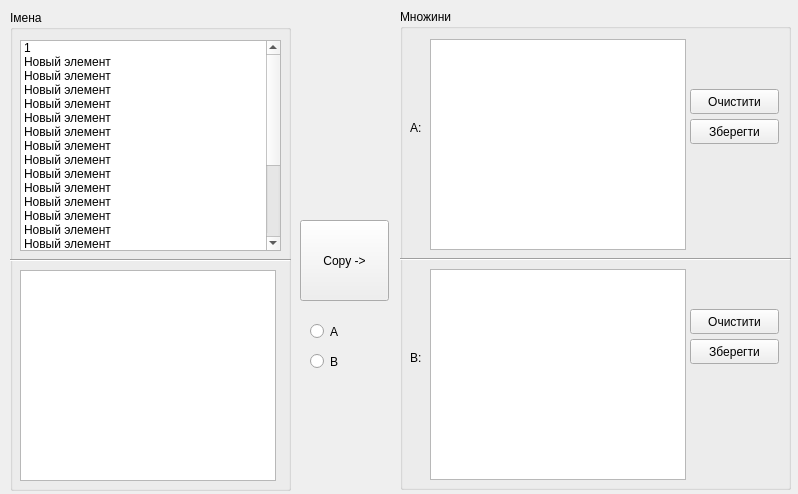
<?xml version="1.0" encoding="UTF-8"?>
<ui version="4.0">
 <class>Form</class>
 <widget class="QWidget" name="Form">
  <property name="geometry">
   <rect>
    <x>0</x>
    <y>0</y>
    <width>798</width>
    <height>494</height>
   </rect>
  </property>
  <property name="windowTitle">
   <string>Вікно 2</string>
  </property>
  <widget class="QGroupBox" name="groupBox">
   <property name="geometry">
    <rect>
     <x>10</x>
     <y>10</y>
     <width>281</width>
     <height>481</height>
    </rect>
   </property>
   <property name="title">
    <string>Імена</string>
   </property>
   <widget class="QListWidget" name="listWidget">
    <property name="geometry">
     <rect>
      <x>10</x>
      <y>30</y>
      <width>261</width>
      <height>211</height>
     </rect>
    </property>
    <item>
     <property name="text">
      <string>1</string>
     </property>
    </item>
    <item>
     <property name="text">
      <string>Новый элемент</string>
     </property>
    </item>
    <item>
     <property name="text">
      <string>Новый элемент</string>
     </property>
    </item>
    <item>
     <property name="text">
      <string>Новый элемент</string>
     </property>
    </item>
    <item>
     <property name="text">
      <string>Новый элемент</string>
     </property>
    </item>
    <item>
     <property name="text">
      <string>Новый элемент</string>
     </property>
    </item>
    <item>
     <property name="text">
      <string>Новый элемент</string>
     </property>
    </item>
    <item>
     <property name="text">
      <string>Новый элемент</string>
     </property>
    </item>
    <item>
     <property name="text">
      <string>Новый элемент</string>
     </property>
    </item>
    <item>
     <property name="text">
      <string>Новый элемент</string>
     </property>
    </item>
    <item>
     <property name="text">
      <string>Новый элемент</string>
     </property>
    </item>
    <item>
     <property name="text">
      <string>Новый элемент</string>
     </property>
    </item>
    <item>
     <property name="text">
      <string>Новый элемент</string>
     </property>
    </item>
    <item>
     <property name="text">
      <string>Новый элемент</string>
     </property>
    </item>
    <item>
     <property name="text">
      <string>Новый элемент</string>
     </property>
    </item>
    <item>
     <property name="text">
      <string>Новый элемент</string>
     </property>
    </item>
    <item>
     <property name="text">
      <string>Новый элемент</string>
     </property>
    </item>
    <item>
     <property name="text">
      <string>Новый элемент</string>
     </property>
    </item>
    <item>
     <property name="text">
      <string>Новый элемент</string>
     </property>
    </item>
    <item>
     <property name="text">
      <string>Новый элемент</string>
     </property>
    </item>
    <item>
     <property name="text">
      <string>Новый элемент</string>
     </property>
    </item>
    <item>
     <property name="text">
      <string>Новый элемент</string>
     </property>
    </item>
    <item>
     <property name="text">
      <string>Новый элемент</string>
     </property>
    </item>
   </widget>
   <widget class="QListWidget" name="listWidget_2">
    <property name="geometry">
     <rect>
      <x>10</x>
      <y>260</y>
      <width>256</width>
      <height>211</height>
     </rect>
    </property>
   </widget>
   <widget class="Line" name="line_2">
    <property name="geometry">
     <rect>
      <x>0</x>
      <y>240</y>
      <width>281</width>
      <height>21</height>
     </rect>
    </property>
    <property name="orientation">
     <enum>Qt::Horizontal</enum>
    </property>
   </widget>
  </widget>
  <widget class="QRadioButton" name="radioButton">
   <property name="geometry">
    <rect>
     <x>310</x>
     <y>320</y>
     <width>41</width>
     <height>23</height>
    </rect>
   </property>
   <property name="text">
    <string>A</string>
   </property>
  </widget>
  <widget class="QRadioButton" name="radioButton_2">
   <property name="geometry">
    <rect>
     <x>310</x>
     <y>350</y>
     <width>41</width>
     <height>23</height>
    </rect>
   </property>
   <property name="text">
    <string>B</string>
   </property>
  </widget>
  <widget class="QPushButton" name="pushButton">
   <property name="geometry">
    <rect>
     <x>300</x>
     <y>220</y>
     <width>89</width>
     <height>81</height>
    </rect>
   </property>
   <property name="text">
    <string>Copy -&gt;</string>
   </property>
  </widget>
  <widget class="QGroupBox" name="groupBox_2">
   <property name="geometry">
    <rect>
     <x>400</x>
     <y>9</y>
     <width>391</width>
     <height>481</height>
    </rect>
   </property>
   <property name="title">
    <string>Множини</string>
   </property>
   <widget class="QListWidget" name="listWidget_3">
    <property name="geometry">
     <rect>
      <x>30</x>
      <y>30</y>
      <width>256</width>
      <height>211</height>
     </rect>
    </property>
   </widget>
   <widget class="QLabel" name="label">
    <property name="geometry">
     <rect>
      <x>10</x>
      <y>110</y>
      <width>16</width>
      <height>17</height>
     </rect>
    </property>
    <property name="text">
     <string>A:</string>
    </property>
   </widget>
   <widget class="QListWidget" name="listWidget_4">
    <property name="geometry">
     <rect>
      <x>30</x>
      <y>260</y>
      <width>256</width>
      <height>211</height>
     </rect>
    </property>
   </widget>
   <widget class="QLabel" name="label_2">
    <property name="geometry">
     <rect>
      <x>10</x>
      <y>340</y>
      <width>16</width>
      <height>17</height>
     </rect>
    </property>
    <property name="text">
     <string>B:</string>
    </property>
   </widget>
   <widget class="QPushButton" name="pushButton_2">
    <property name="geometry">
     <rect>
      <x>290</x>
      <y>80</y>
      <width>89</width>
      <height>25</height>
     </rect>
    </property>
    <property name="text">
     <string>Очистити</string>
    </property>
   </widget>
   <widget class="QPushButton" name="pushButton_3">
    <property name="geometry">
     <rect>
      <x>290</x>
      <y>110</y>
      <width>89</width>
      <height>25</height>
     </rect>
    </property>
    <property name="text">
     <string>Зберегти</string>
    </property>
   </widget>
   <widget class="QPushButton" name="pushButton_4">
    <property name="geometry">
     <rect>
      <x>290</x>
      <y>300</y>
      <width>89</width>
      <height>25</height>
     </rect>
    </property>
    <property name="text">
     <string>Очистити</string>
    </property>
   </widget>
   <widget class="QPushButton" name="pushButton_5">
    <property name="geometry">
     <rect>
      <x>290</x>
      <y>330</y>
      <width>89</width>
      <height>25</height>
     </rect>
    </property>
    <property name="text">
     <string>Зберегти</string>
    </property>
   </widget>
   <widget class="Line" name="line">
    <property name="geometry">
     <rect>
      <x>0</x>
      <y>235</y>
      <width>391</width>
      <height>31</height>
     </rect>
    </property>
    <property name="orientation">
     <enum>Qt::Horizontal</enum>
    </property>
   </widget>
  </widget>
 </widget>
 <resources/>
 <connections/>
</ui>
